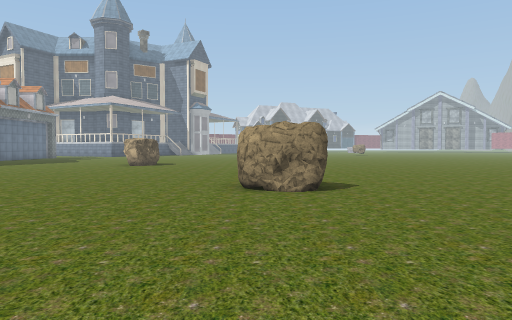
View 1 (above)

24 first-person views from a walk through a scene from a Unity 3-D project. The camera is 1.5 m above the floor, tilts 2° down and sees 70° across. The floor is counted in squares, 2 m on a side. Each view is taken from the middle of a square. On the plan, view 1 faces up. The plan holds only what a view shows up to about 11 squares ahead; the rest is blank. The place goes on beyond the plan. The player character is not drawn. Door leaves are left out, so doorways stand open. Some surface patterns are stand-ins.

View 2
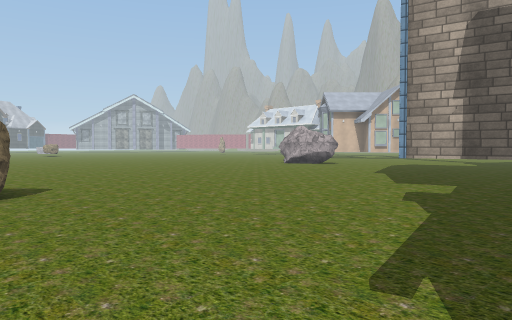

View 3
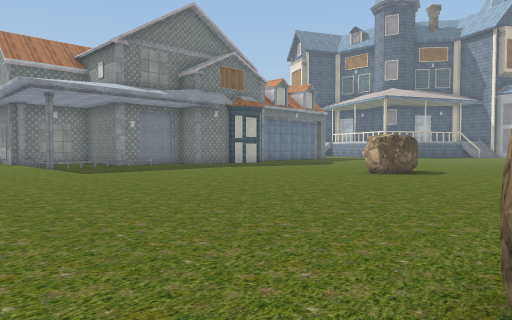

View 4
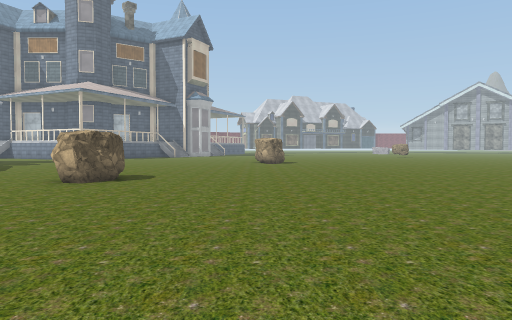

View 5
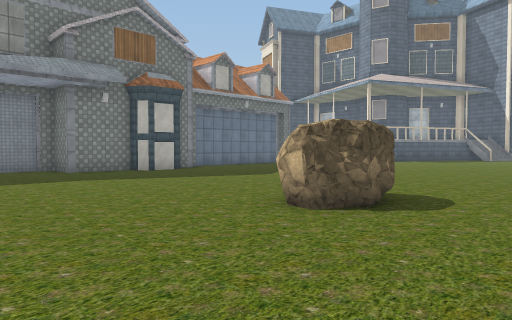

View 6
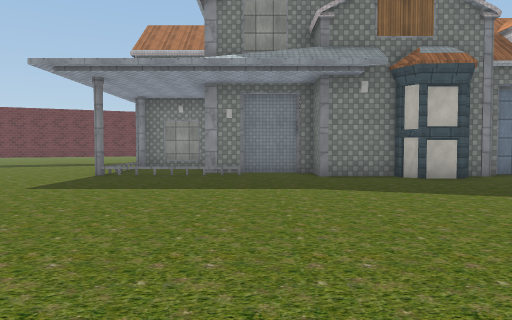

View 7
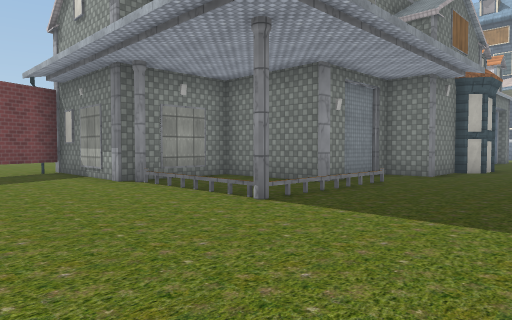

View 8
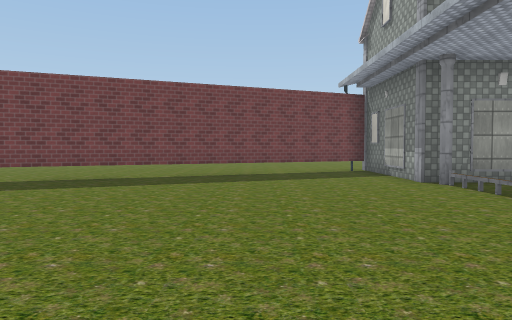

View 9
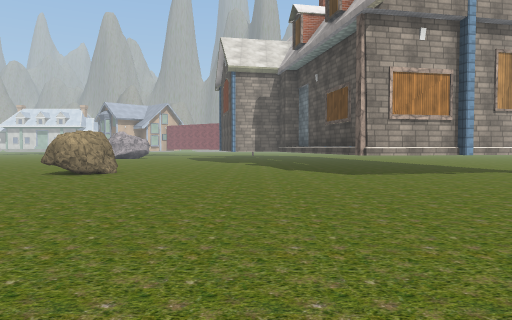

View 10
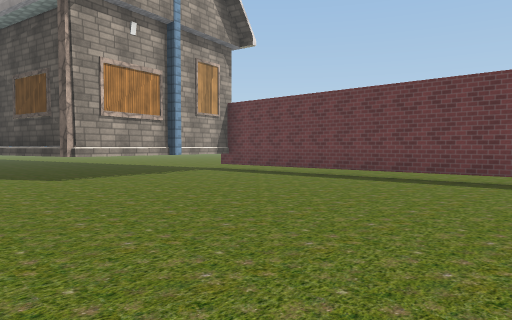

View 11
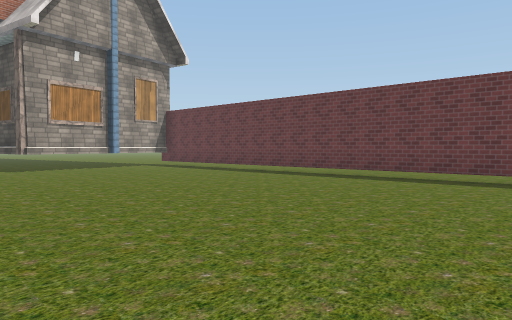

View 12
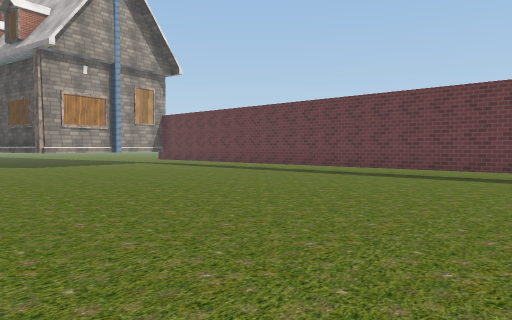

View 13
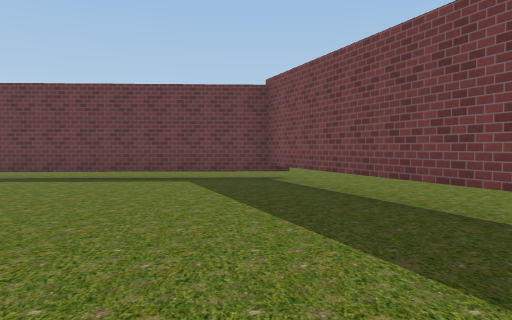

View 14
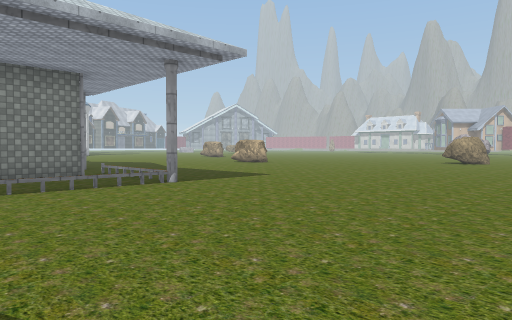

View 15
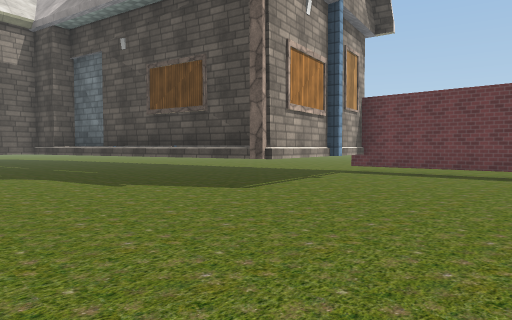

View 16
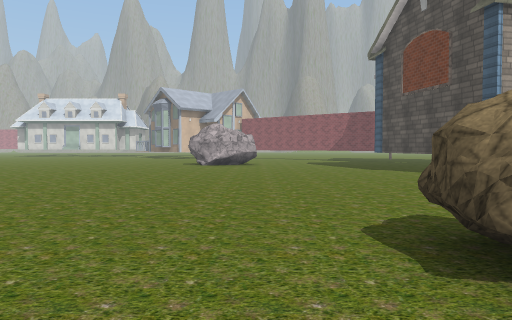

View 17
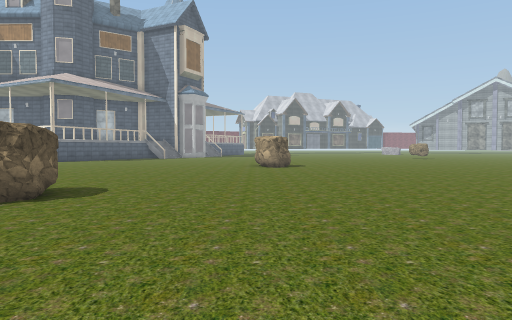

View 18
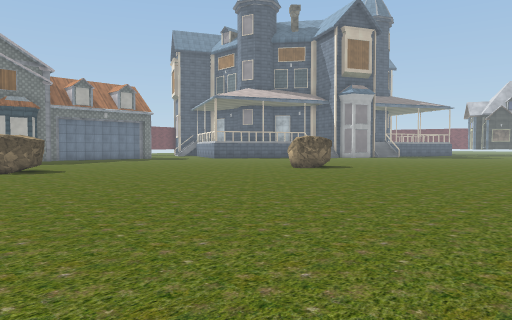

View 19
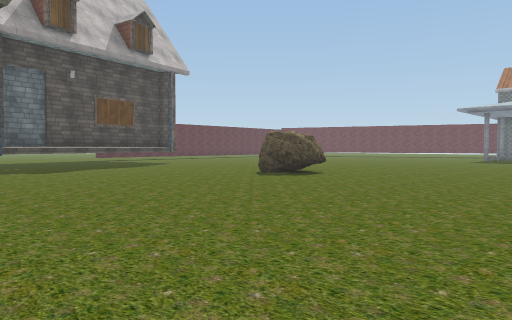

View 20
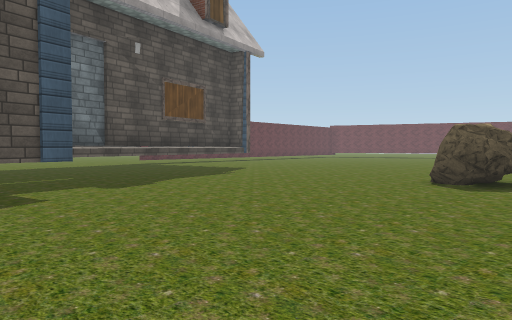

View 21
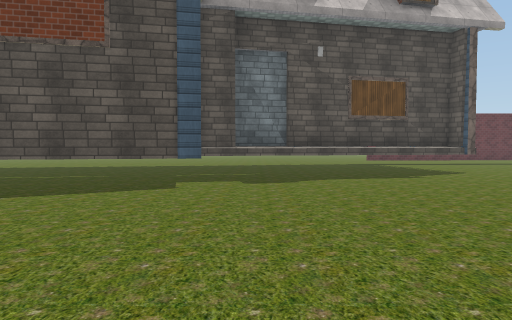

View 22
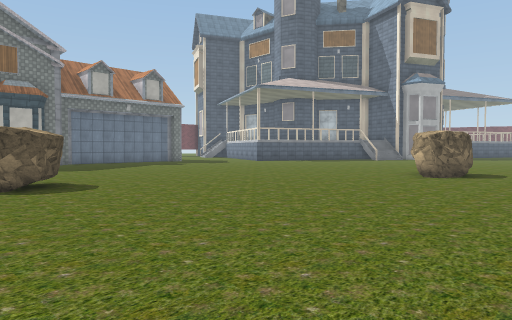

View 23
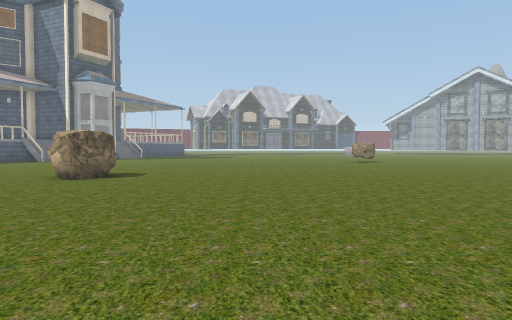

View 24
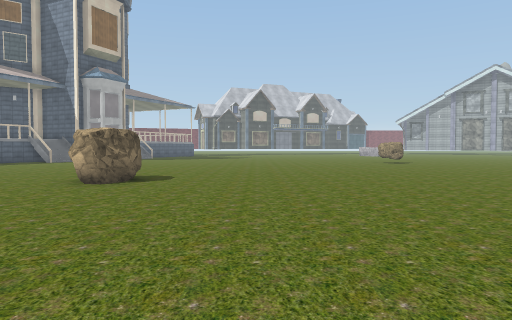

### Floor plan
Key: @ floor where view 1 was taken; # wall or solid block; . floor; R rock; T thing the floor can be seen under or through.
Columns run from 22 left of view 1 to 9 right of it. Each row starts with its distance up from view 1.
 27                   ..  ..........
 26                   ... ..........
 25                    ..RR.........
 24                  ....RR.........
 23                 ................
 22                .................
 21                ................
 20         #      ................
 19         #.. ..................
 18         ##....................
 17         ##....................
 16         #........R..............
 15        ##........RR.............
 14        #........................
 13        #........................
 12     ####........................
 11     #...........................
 10     #...........................
  9 #####...#.......................
  8 ##....................R.........
  7 .#....................RR........
  6  ##....................R........
  5  .#.............................
  4  .#.............................
  3  .TT..........................##
  2  ..T..........................#
  1  ..T ........................##
  0  ...T.................@..#####
 -1  ...T.................#####
 -2  ...TT................#
 -3    ..T................#
 -4    ..TT...............##
 -5    ...T................#
 -6    ...T........... TTTT#
 -7     ..TTTTTTTTTTTTT....
 -8     ..................
 -9      ................

Where each view was taken, in squares from view 1:
view 1: 0 up, 0 right, facing up
view 2: 0 up, 0 right, facing up-right
view 3: 5 up, 0 right, facing up-left
view 4: 7 up, 1 left, facing up
view 5: 11 up, 2 left, facing up-left
view 6: 13 up, 4 left, facing left
view 7: 5 up, 10 left, facing up-left
view 8: 5 up, 10 left, facing left
view 9: 2 up, 10 left, facing right
view 10: 2 up, 9 left, facing down-right
view 11: 2 up, 13 left, facing down-right
view 12: 3 up, 15 left, facing down-right
view 13: 2 up, 15 left, facing down
view 14: 2 up, 18 left, facing up-right
view 15: 4 up, 5 left, facing down-right
view 16: 9 up, 2 left, facing right
view 17: 10 up, 1 left, facing up
view 18: 13 up, 8 right, facing up-left
view 19: 14 up, 9 right, facing down-left
view 20: 9 up, 9 right, facing down-left
view 21: 10 up, 6 right, facing down
view 22: 14 up, 3 right, facing up-left
view 23: 15 up, 4 right, facing up
view 24: 16 up, 3 right, facing up
